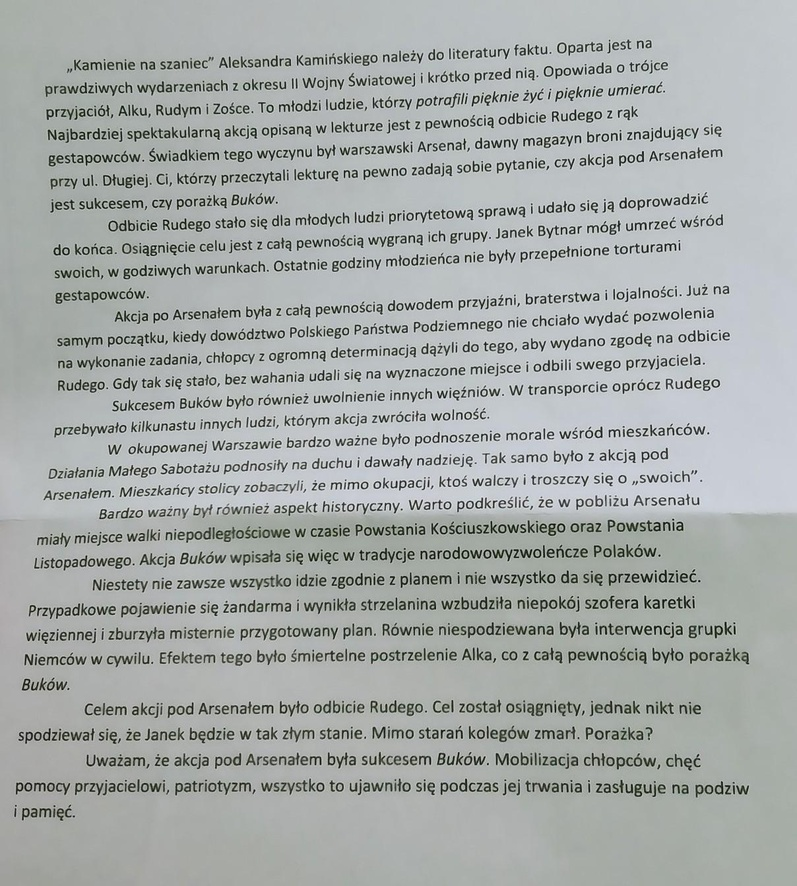
#> input picture ai-path/projects/image-to-black-white/out/image2.jpg, 797 x 886 px, shrunk from 1208 x 1343 before the run
$ jupyter execute differentMethodsTests.ipynb
#> lines starting #> are read from the running program, lines starting #| are printed output that depends on the picture; after the words box and inside, x2 and y2 are one past the last pixel; in counts of white or black regions, pixels touching at a corner belong together
# Functions changing images

## Initialization

### Basic setup

[cell 1]
import sys
sys.path.insert(1, "/mnt/c/Users/PC/Desktop/wikolego-repository/ai-path/projects/image-to-black-white/src")

import cv2
import numpy as np
from matplotlib import pyplot as plt

### Loading images

[cell 2]
nazwy_plikow = [
    # "../out/image1.jpg",
    "../out/image2.jpg",
    "../out/image3.jpg",
    "../out/image4.jpg",
    "../out/image5.jpg",
    "../out/image6.jpg"
]

images = []

for file_name in nazwy_plikow:
    img = cv2.imread(file_name)
#> img is the input picture: shape (886, 797, 3); mean B, G, R 169.3, 170.9, 166.4
    img = cv2.cvtColor(img, cv2.COLOR_BGR2RGB)
    images.append(img)

### Basic constants and functions initialization

[cell 3]
main_image = images[0]

def displayTwoImages(images_arr):
    fig.add_subplot(1, 2, 1)
    plt.imshow(images_arr[1])
    plt.axis('off')

    fig.add_subplot(1, 2, 2)
    plt.imshow(images_arr[1], cmap=plt.get_cmap('gray'))
    plt.axis('off')

### Displaying loaded images

[cell 4]
fig = plt.figure(figsize=(16, 8))

for i, img in enumerate(images):
    fig.add_subplot(1, len(images), i + 1)

    # plt.imshow(img)
    plt.imshow(img, cmap=plt.get_cmap('gray'))
    plt.axis('off')

plt.show()
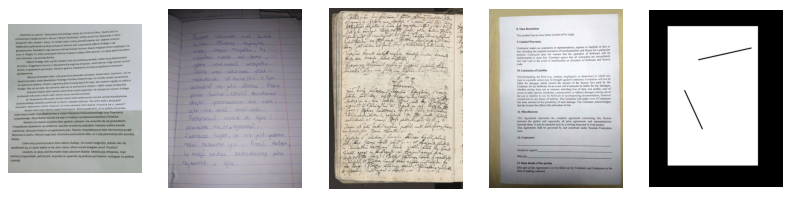
#> figure drawn by matplotlib, 5 panels

## GaussianBlur

[cell 5]
fig = plt.figure(figsize=(16, 8))

def modifyImage_GaussianBlur(image_cp):
    image_cp = cv2.cvtColor(image_cp, cv2.COLOR_BGR2GRAY)
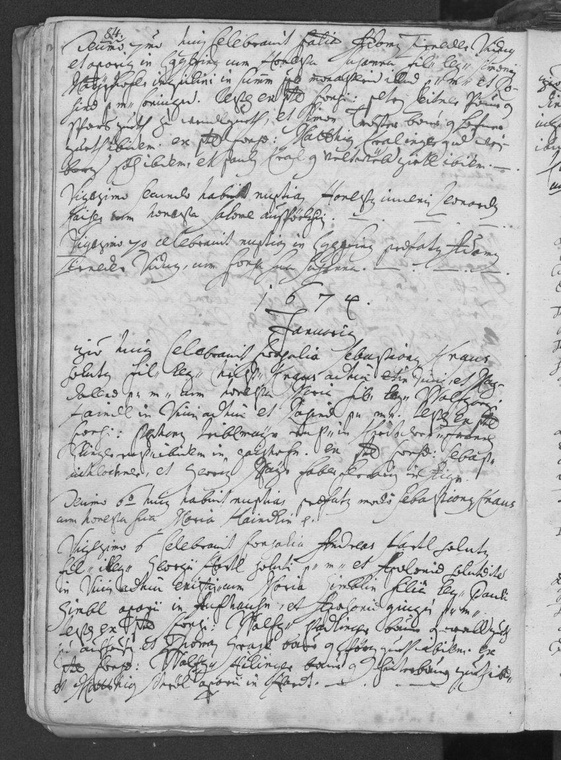
#> image_cp: shape (760, 561); min 11, max 240, mean 176.8

    ksize = [5, 5]
    sigmaX = 2
    image_cp = cv2.GaussianBlur(image_cp, ksize=ksize, sigmaX=sigmaX)
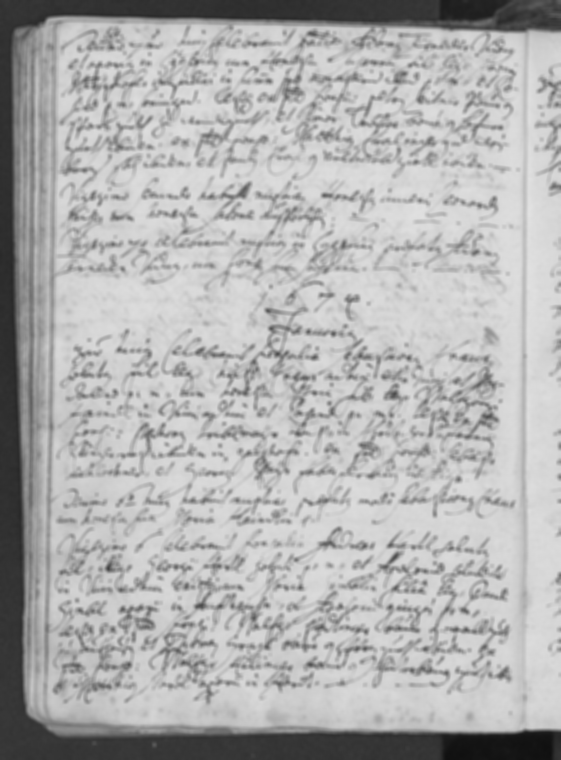
#> image_cp: shape (760, 561); min 16, max 226, mean 176.9

    return image_cp

img = images[2]
fig.add_subplot(1, 2, 1)
plt.imshow(img)
plt.axis('off')

new_img = modifyImage_GaussianBlur(img)
fig.add_subplot(1, 2, 2)
plt.imshow(new_img, cmap=plt.get_cmap('gray'))
plt.axis('off')

plt.show()
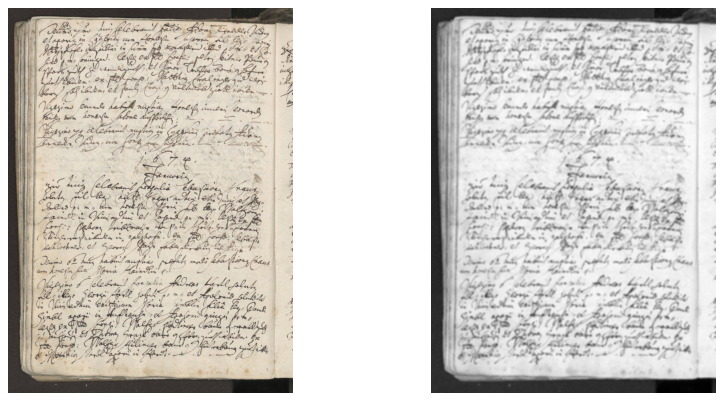
#> figure drawn by matplotlib, 2 panels

## FloodFill

[cell 6]
fig = plt.figure(figsize=(16, 8))

def modifyImage_FloodFill(image_cp):
    image_cp = cv2.cvtColor(image_cp, cv2.COLOR_BGR2GRAY)

    rows, columns = image_cp.shape
#> rows = 760; columns = 561
    mask = np.zeros((rows + 2, columns + 2), np.uint8)
    cv2.floodFill(image_cp, mask, seedPoint=(100, 100), newVal=255, loDiff=10, upDiff=10)
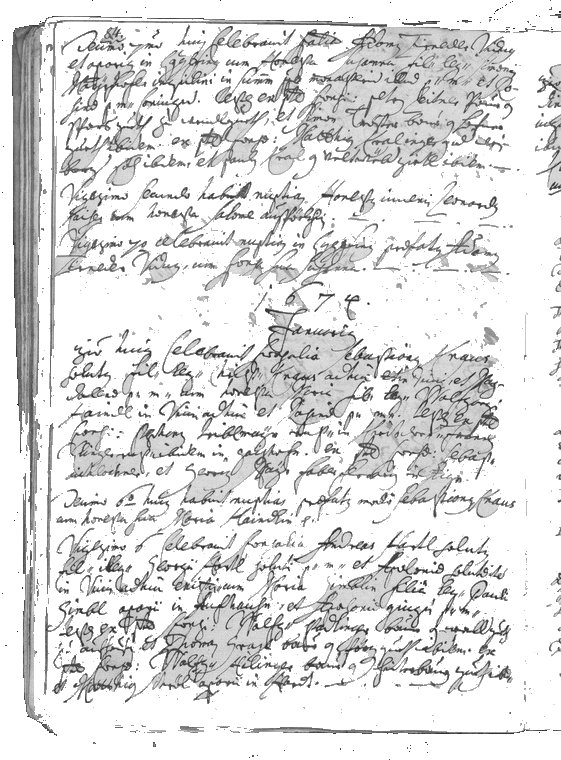
#> image_cp: shape (760, 561); min 25, max 255, mean 222.7

    return image_cp

img = images[2]
fig.add_subplot(1, 2, 1)
plt.imshow(img)
plt.axis('off')

new_img = modifyImage_FloodFill(img)
fig.add_subplot(1, 2, 2)
plt.imshow(new_img, cmap=plt.get_cmap('gray'))
plt.axis('off')

plt.show()

### HoughLines

[cell 7]
fig = plt.figure(figsize=(16, 8))

def modifyImage_HoughLines(image_cp):
    image_cp = cv2.cvtColor(image_cp, cv2.COLOR_BGR2GRAY)
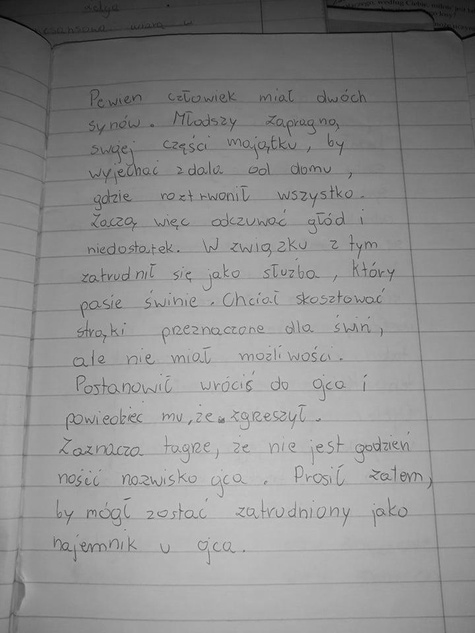
#> image_cp: shape (633, 475); min 0, max 213, mean 141.5
    # image_cp = cv2.cvtColor(image_cp, cv2.COLOR_BGR2RGB)

    edges = cv2.Canny(image_cp, 200, 200, apertureSize=3)
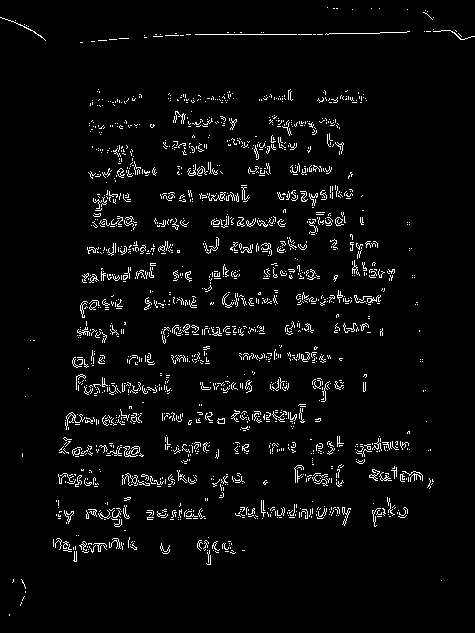
#> edges: shape (633, 475); 3.8% white in thin lines or dots

    lines = cv2.HoughLines(edges, 1, np.pi / 180, 100,
                          30, 0, 0, 0, np.pi)
#> lines = [[39, 1.55], [34, 1.57]]

    # print(lines)
    print(f"count of lines: {len(lines)}")
#| count of lines: 2

    for rho, theta in lines[:,0]:
        a = np.cos(theta)
        b = np.sin(theta)
        x0 = a * rho
        y0 = b * rho
        x1 = int(x0 + 1000*(-b))
        y1 = int(y0 + 1000*(a))
        x2 = int(x0 - 1000*(-b))
        y2 = int(y0 - 1000*(a))
        cv2.line(image_cp, (x1,y1), (x2,y2), (255,0,255), 2)
#> this loop made 2 passes
#> (rho, theta, a, b, x0, y0, x1, y1) on passes 1 to 2: (39, 1.55, 0.0175, 1, 0.681, 38.99, -999, 56), (34, 1.57, -4.37e-08, 1, -1.49e-06, 34, -1000, 33)
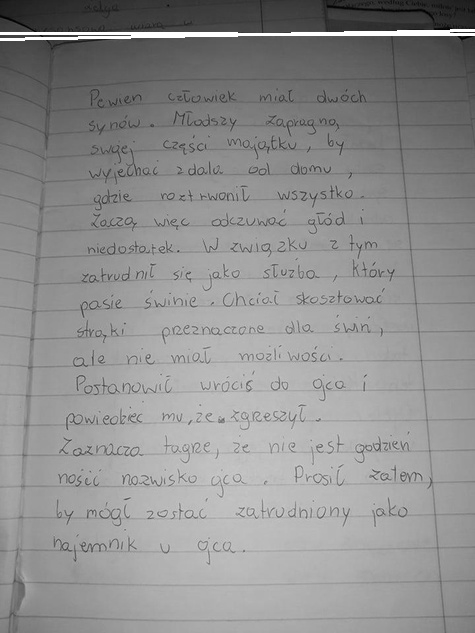
#> image_cp: shape (633, 475); 0.82% of pixels changed, all inside (x1, y1, x2, y2) = (0, 29, 475, 41)

    return image_cp

img = images[1]
fig.add_subplot(1, 2, 1)
plt.imshow(img)
plt.axis('off')

new_img = modifyImage_HoughLines(img)
fig.add_subplot(1, 2, 2)
plt.imshow(new_img, cmap=plt.get_cmap('gray'))
plt.axis('off')

plt.show()
